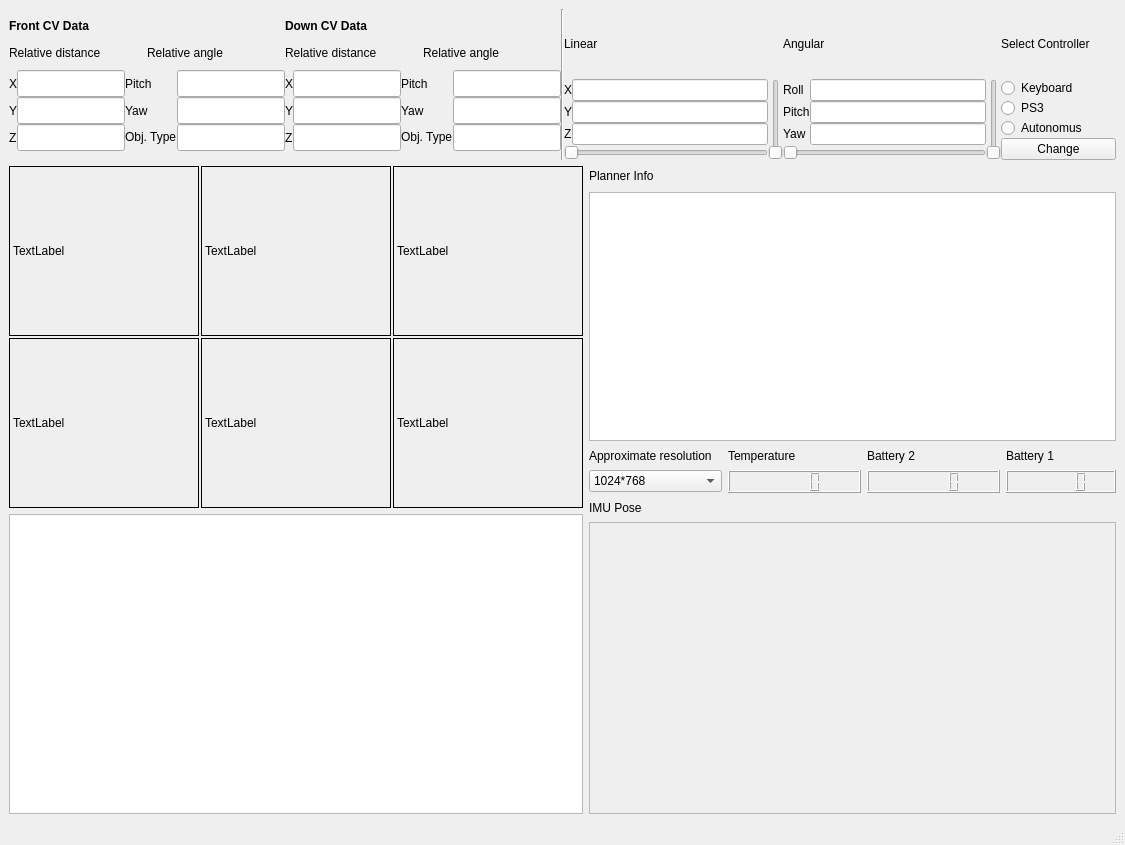
<?xml version="1.0" encoding="UTF-8"?>
<ui version="4.0">
 <class>RoboticsMain</class>
 <widget class="QMainWindow" name="RoboticsMain">
  <property name="geometry">
   <rect>
    <x>0</x>
    <y>0</y>
    <width>1125</width>
    <height>845</height>
   </rect>
  </property>
  <property name="windowTitle">
   <string>Robotics Diagnostics and Testing</string>
  </property>
  <property name="windowIcon">
   <iconset>
    <normaloff>:/Images/Only-Logo.png</normaloff>:/Images/Only-Logo.png</iconset>
  </property>
  <widget class="QWidget" name="centralwidget">
   <layout class="QGridLayout" name="gridLayout_7">
    <item row="0" column="0">
     <layout class="QGridLayout" name="gridLayout_4">
      <item row="0" column="0">
       <widget class="QFrame" name="frame_2">
        <property name="maximumSize">
         <size>
          <width>16777215</width>
          <height>151</height>
         </size>
        </property>
        <property name="frameShape">
         <enum>QFrame::NoFrame</enum>
        </property>
        <property name="frameShadow">
         <enum>QFrame::Raised</enum>
        </property>
        <property name="lineWidth">
         <number>0</number>
        </property>
        <layout class="QGridLayout" name="gridLayout_3">
         <property name="leftMargin">
          <number>0</number>
         </property>
         <property name="topMargin">
          <number>0</number>
         </property>
         <property name="rightMargin">
          <number>0</number>
         </property>
         <property name="bottomMargin">
          <number>0</number>
         </property>
         <property name="spacing">
          <number>0</number>
         </property>
         <item row="0" column="0">
          <layout class="QHBoxLayout" name="horizontalLayout_3">
           <item>
            <layout class="QVBoxLayout" name="verticalLayout_3">
             <item>
              <layout class="QHBoxLayout" name="horizontalLayout_2">
               <item>
                <widget class="QLabel" name="label_2">
                 <property name="maximumSize">
                  <size>
                   <width>16777215</width>
                   <height>17</height>
                  </size>
                 </property>
                 <property name="text">
                  <string>&lt;html&gt;&lt;head/&gt;&lt;body&gt;&lt;p&gt;&lt;span style=&quot; font-weight:600;&quot;&gt;Front CV Data&lt;/span&gt;&lt;/p&gt;&lt;/body&gt;&lt;/html&gt;</string>
                 </property>
                </widget>
               </item>
               <item>
                <widget class="QLabel" name="label_3">
                 <property name="maximumSize">
                  <size>
                   <width>282</width>
                   <height>17</height>
                  </size>
                 </property>
                 <property name="text">
                  <string>&lt;html&gt;&lt;head/&gt;&lt;body&gt;&lt;p&gt;&lt;span style=&quot; font-weight:600;&quot;&gt;Down CV Data&lt;/span&gt;&lt;/p&gt;&lt;/body&gt;&lt;/html&gt;</string>
                 </property>
                </widget>
               </item>
              </layout>
             </item>
             <item>
              <layout class="QHBoxLayout" name="horizontalLayout">
               <item>
                <widget class="QLabel" name="label_7">
                 <property name="maximumSize">
                  <size>
                   <width>16777215</width>
                   <height>17</height>
                  </size>
                 </property>
                 <property name="text">
                  <string>Relative distance</string>
                 </property>
                </widget>
               </item>
               <item>
                <widget class="QLabel" name="label_6">
                 <property name="maximumSize">
                  <size>
                   <width>16777215</width>
                   <height>17</height>
                  </size>
                 </property>
                 <property name="text">
                  <string>Relative angle</string>
                 </property>
                </widget>
               </item>
               <item>
                <widget class="QLabel" name="label_22">
                 <property name="maximumSize">
                  <size>
                   <width>16777215</width>
                   <height>17</height>
                  </size>
                 </property>
                 <property name="text">
                  <string>Relative distance</string>
                 </property>
                </widget>
               </item>
               <item>
                <widget class="QLabel" name="label_26">
                 <property name="maximumSize">
                  <size>
                   <width>16777215</width>
                   <height>17</height>
                  </size>
                 </property>
                 <property name="text">
                  <string>Relative angle</string>
                 </property>
                </widget>
               </item>
              </layout>
             </item>
             <item>
              <layout class="QGridLayout" name="gridLayout">
               <item row="0" column="0">
                <widget class="QLabel" name="label_8">
                 <property name="maximumSize">
                  <size>
                   <width>16777215</width>
                   <height>27</height>
                  </size>
                 </property>
                 <property name="text">
                  <string>X</string>
                 </property>
                </widget>
               </item>
               <item row="0" column="1">
                <widget class="QLineEdit" name="front_x">
                 <property name="maximumSize">
                  <size>
                   <width>16777215</width>
                   <height>27</height>
                  </size>
                 </property>
                </widget>
               </item>
               <item row="0" column="2">
                <widget class="QLabel" name="label_21">
                 <property name="maximumSize">
                  <size>
                   <width>16777215</width>
                   <height>27</height>
                  </size>
                 </property>
                 <property name="text">
                  <string>Pitch</string>
                 </property>
                </widget>
               </item>
               <item row="0" column="3">
                <widget class="QLineEdit" name="front_pitch">
                 <property name="maximumSize">
                  <size>
                   <width>16777215</width>
                   <height>27</height>
                  </size>
                 </property>
                </widget>
               </item>
               <item row="0" column="4">
                <widget class="QLabel" name="label_24">
                 <property name="text">
                  <string>X</string>
                 </property>
                </widget>
               </item>
               <item row="0" column="5">
                <widget class="QLineEdit" name="down_x">
                 <property name="maximumSize">
                  <size>
                   <width>16777215</width>
                   <height>27</height>
                  </size>
                 </property>
                </widget>
               </item>
               <item row="0" column="6">
                <widget class="QLabel" name="label_28">
                 <property name="maximumSize">
                  <size>
                   <width>16777215</width>
                   <height>27</height>
                  </size>
                 </property>
                 <property name="text">
                  <string>Pitch</string>
                 </property>
                </widget>
               </item>
               <item row="0" column="7">
                <widget class="QLineEdit" name="down_pitch">
                 <property name="maximumSize">
                  <size>
                   <width>16777215</width>
                   <height>27</height>
                  </size>
                 </property>
                </widget>
               </item>
               <item row="1" column="0">
                <widget class="QLabel" name="label_9">
                 <property name="maximumSize">
                  <size>
                   <width>16777215</width>
                   <height>27</height>
                  </size>
                 </property>
                 <property name="text">
                  <string>Y</string>
                 </property>
                </widget>
               </item>
               <item row="1" column="1">
                <widget class="QLineEdit" name="front_y">
                 <property name="maximumSize">
                  <size>
                   <width>16777215</width>
                   <height>27</height>
                  </size>
                 </property>
                </widget>
               </item>
               <item row="1" column="2">
                <widget class="QLabel" name="label_20">
                 <property name="maximumSize">
                  <size>
                   <width>16777215</width>
                   <height>27</height>
                  </size>
                 </property>
                 <property name="text">
                  <string>Yaw</string>
                 </property>
                </widget>
               </item>
               <item row="1" column="3">
                <widget class="QLineEdit" name="front_yaw">
                 <property name="maximumSize">
                  <size>
                   <width>16777215</width>
                   <height>27</height>
                  </size>
                 </property>
                </widget>
               </item>
               <item row="1" column="4">
                <widget class="QLabel" name="label_25">
                 <property name="text">
                  <string>Y</string>
                 </property>
                </widget>
               </item>
               <item row="1" column="5">
                <widget class="QLineEdit" name="down_y">
                 <property name="maximumSize">
                  <size>
                   <width>16777215</width>
                   <height>27</height>
                  </size>
                 </property>
                </widget>
               </item>
               <item row="1" column="6">
                <widget class="QLabel" name="label_27">
                 <property name="maximumSize">
                  <size>
                   <width>16777215</width>
                   <height>27</height>
                  </size>
                 </property>
                 <property name="text">
                  <string>Yaw</string>
                 </property>
                </widget>
               </item>
               <item row="1" column="7">
                <widget class="QLineEdit" name="down_aw">
                 <property name="maximumSize">
                  <size>
                   <width>16777215</width>
                   <height>27</height>
                  </size>
                 </property>
                </widget>
               </item>
               <item row="2" column="0">
                <widget class="QLabel" name="label_10">
                 <property name="maximumSize">
                  <size>
                   <width>16777215</width>
                   <height>27</height>
                  </size>
                 </property>
                 <property name="text">
                  <string>Z</string>
                 </property>
                </widget>
               </item>
               <item row="2" column="1">
                <widget class="QLineEdit" name="front_z">
                 <property name="maximumSize">
                  <size>
                   <width>16777215</width>
                   <height>27</height>
                  </size>
                 </property>
                </widget>
               </item>
               <item row="2" column="2">
                <widget class="QLabel" name="label">
                 <property name="maximumSize">
                  <size>
                   <width>16777215</width>
                   <height>27</height>
                  </size>
                 </property>
                 <property name="text">
                  <string>&lt;html&gt;&lt;head/&gt;&lt;body&gt;&lt;p&gt;Obj. Type&lt;/p&gt;&lt;/body&gt;&lt;/html&gt;</string>
                 </property>
                </widget>
               </item>
               <item row="2" column="3">
                <widget class="QLineEdit" name="front_objType">
                 <property name="maximumSize">
                  <size>
                   <width>16777215</width>
                   <height>27</height>
                  </size>
                 </property>
                </widget>
               </item>
               <item row="2" column="4">
                <widget class="QLabel" name="label_23">
                 <property name="text">
                  <string>Z</string>
                 </property>
                </widget>
               </item>
               <item row="2" column="5">
                <widget class="QLineEdit" name="down_z">
                 <property name="maximumSize">
                  <size>
                   <width>16777215</width>
                   <height>27</height>
                  </size>
                 </property>
                </widget>
               </item>
               <item row="2" column="6">
                <widget class="QLabel" name="label_29">
                 <property name="maximumSize">
                  <size>
                   <width>16777215</width>
                   <height>27</height>
                  </size>
                 </property>
                 <property name="text">
                  <string>&lt;html&gt;&lt;head/&gt;&lt;body&gt;&lt;p&gt;Obj. Type&lt;/p&gt;&lt;/body&gt;&lt;/html&gt;</string>
                 </property>
                </widget>
               </item>
               <item row="2" column="7">
                <widget class="QLineEdit" name="down_objType">
                 <property name="maximumSize">
                  <size>
                   <width>16777215</width>
                   <height>27</height>
                  </size>
                 </property>
                </widget>
               </item>
              </layout>
             </item>
            </layout>
           </item>
           <item>
            <widget class="Line" name="line_2">
             <property name="orientation">
              <enum>Qt::Vertical</enum>
             </property>
            </widget>
           </item>
           <item>
            <layout class="QGridLayout" name="linear_cmd_vel" rowstretch="1,3,1" columnstretch="1,1">
             <item row="2" column="0">
              <widget class="QSlider" name="linearHorizantal">
               <property name="orientation">
                <enum>Qt::Horizontal</enum>
               </property>
              </widget>
             </item>
             <item row="1" column="1" rowspan="2">
              <widget class="QSlider" name="linearVertical">
               <property name="orientation">
                <enum>Qt::Vertical</enum>
               </property>
              </widget>
             </item>
             <item row="1" column="0">
              <layout class="QGridLayout" name="gridLayout_2">
               <item row="0" column="1">
                <widget class="QLineEdit" name="linearX"/>
               </item>
               <item row="0" column="0">
                <widget class="QLabel" name="label_11">
                 <property name="text">
                  <string>X</string>
                 </property>
                </widget>
               </item>
               <item row="1" column="1">
                <widget class="QLineEdit" name="linearY"/>
               </item>
               <item row="2" column="1">
                <widget class="QLineEdit" name="linearZ"/>
               </item>
               <item row="1" column="0">
                <widget class="QLabel" name="label_12">
                 <property name="text">
                  <string>Y</string>
                 </property>
                </widget>
               </item>
               <item row="2" column="0">
                <widget class="QLabel" name="label_13">
                 <property name="text">
                  <string>Z</string>
                 </property>
                </widget>
               </item>
              </layout>
             </item>
             <item row="0" column="0">
              <widget class="QLabel" name="label_17">
               <property name="text">
                <string>Linear</string>
               </property>
              </widget>
             </item>
            </layout>
           </item>
           <item>
            <layout class="QGridLayout" name="angularcmd_vel" rowstretch="1,0,0">
             <property name="sizeConstraint">
              <enum>QLayout::SetFixedSize</enum>
             </property>
             <item row="1" column="0">
              <layout class="QGridLayout" name="gridLayout_5">
               <item row="0" column="1">
                <widget class="QLineEdit" name="angularX"/>
               </item>
               <item row="0" column="0">
                <widget class="QLabel" name="label_14">
                 <property name="text">
                  <string>Roll</string>
                 </property>
                </widget>
               </item>
               <item row="1" column="1">
                <widget class="QLineEdit" name="angularY"/>
               </item>
               <item row="2" column="1">
                <widget class="QLineEdit" name="angularZ"/>
               </item>
               <item row="1" column="0">
                <widget class="QLabel" name="label_15">
                 <property name="text">
                  <string>Pitch</string>
                 </property>
                </widget>
               </item>
               <item row="2" column="0">
                <widget class="QLabel" name="label_16">
                 <property name="text">
                  <string>Yaw</string>
                 </property>
                </widget>
               </item>
              </layout>
             </item>
             <item row="2" column="0">
              <widget class="QSlider" name="angularHorizantal">
               <property name="orientation">
                <enum>Qt::Horizontal</enum>
               </property>
              </widget>
             </item>
             <item row="0" column="0">
              <widget class="QLabel" name="label_18">
               <property name="text">
                <string>Angular</string>
               </property>
              </widget>
             </item>
             <item row="1" column="1" rowspan="2">
              <widget class="QSlider" name="angularVertical">
               <property name="orientation">
                <enum>Qt::Vertical</enum>
               </property>
              </widget>
             </item>
            </layout>
           </item>
           <item>
            <layout class="QVBoxLayout" name="controller_select">
             <item>
              <widget class="QLabel" name="label_19">
               <property name="minimumSize">
                <size>
                 <width>115</width>
                 <height>0</height>
                </size>
               </property>
               <property name="maximumSize">
                <size>
                 <width>115</width>
                 <height>16777215</height>
                </size>
               </property>
               <property name="text">
                <string>Select Controller</string>
               </property>
              </widget>
             </item>
             <item>
              <widget class="QRadioButton" name="keyboardControl">
               <property name="minimumSize">
                <size>
                 <width>115</width>
                 <height>0</height>
                </size>
               </property>
               <property name="maximumSize">
                <size>
                 <width>115</width>
                 <height>16777215</height>
                </size>
               </property>
               <property name="text">
                <string>Keyboard</string>
               </property>
              </widget>
             </item>
             <item>
              <widget class="QRadioButton" name="manualControl">
               <property name="minimumSize">
                <size>
                 <width>115</width>
                 <height>0</height>
                </size>
               </property>
               <property name="maximumSize">
                <size>
                 <width>115</width>
                 <height>16777215</height>
                </size>
               </property>
               <property name="text">
                <string>PS3</string>
               </property>
              </widget>
             </item>
             <item>
              <widget class="QRadioButton" name="autonomousControl">
               <property name="minimumSize">
                <size>
                 <width>115</width>
                 <height>0</height>
                </size>
               </property>
               <property name="maximumSize">
                <size>
                 <width>115</width>
                 <height>16777215</height>
                </size>
               </property>
               <property name="text">
                <string>Autonomus</string>
               </property>
              </widget>
             </item>
             <item>
              <widget class="QPushButton" name="attemptPS3">
               <property name="minimumSize">
                <size>
                 <width>115</width>
                 <height>0</height>
                </size>
               </property>
               <property name="maximumSize">
                <size>
                 <width>115</width>
                 <height>16777215</height>
                </size>
               </property>
               <property name="text">
                <string>Change</string>
               </property>
              </widget>
             </item>
            </layout>
           </item>
          </layout>
         </item>
        </layout>
       </widget>
      </item>
      <item row="1" column="0">
       <layout class="QHBoxLayout" name="horizontalLayout_4">
        <item>
         <layout class="QVBoxLayout" name="verticalLayout">
          <item>
           <layout class="QGridLayout" name="vid_array">
            <property name="spacing">
             <number>2</number>
            </property>
            <item row="0" column="0">
             <widget class="QLabel" name="preLeft">
              <property name="minimumSize">
               <size>
                <width>190</width>
                <height>170</height>
               </size>
              </property>
              <property name="maximumSize">
               <size>
                <width>190</width>
                <height>170</height>
               </size>
              </property>
              <property name="frameShape">
               <enum>QFrame::Box</enum>
              </property>
              <property name="text">
               <string>TextLabel</string>
              </property>
              <property name="scaledContents">
               <bool>true</bool>
              </property>
             </widget>
            </item>
            <item row="0" column="1">
             <widget class="QLabel" name="preRight">
              <property name="minimumSize">
               <size>
                <width>190</width>
                <height>170</height>
               </size>
              </property>
              <property name="maximumSize">
               <size>
                <width>190</width>
                <height>170</height>
               </size>
              </property>
              <property name="frameShape">
               <enum>QFrame::Box</enum>
              </property>
              <property name="text">
               <string>TextLabel</string>
              </property>
              <property name="scaledContents">
               <bool>true</bool>
              </property>
             </widget>
            </item>
            <item row="0" column="2">
             <widget class="QLabel" name="preBottom">
              <property name="minimumSize">
               <size>
                <width>190</width>
                <height>170</height>
               </size>
              </property>
              <property name="maximumSize">
               <size>
                <width>190</width>
                <height>170</height>
               </size>
              </property>
              <property name="frameShape">
               <enum>QFrame::Box</enum>
              </property>
              <property name="text">
               <string>TextLabel</string>
              </property>
              <property name="scaledContents">
               <bool>true</bool>
              </property>
             </widget>
            </item>
            <item row="1" column="0">
             <widget class="QLabel" name="postLeft">
              <property name="minimumSize">
               <size>
                <width>190</width>
                <height>170</height>
               </size>
              </property>
              <property name="maximumSize">
               <size>
                <width>190</width>
                <height>170</height>
               </size>
              </property>
              <property name="frameShape">
               <enum>QFrame::Box</enum>
              </property>
              <property name="text">
               <string>TextLabel</string>
              </property>
              <property name="scaledContents">
               <bool>true</bool>
              </property>
             </widget>
            </item>
            <item row="1" column="1">
             <widget class="QLabel" name="postRight">
              <property name="minimumSize">
               <size>
                <width>190</width>
                <height>170</height>
               </size>
              </property>
              <property name="maximumSize">
               <size>
                <width>190</width>
                <height>170</height>
               </size>
              </property>
              <property name="frameShape">
               <enum>QFrame::Box</enum>
              </property>
              <property name="text">
               <string>TextLabel</string>
              </property>
              <property name="scaledContents">
               <bool>true</bool>
              </property>
             </widget>
            </item>
            <item row="1" column="2">
             <widget class="QLabel" name="posBottom">
              <property name="minimumSize">
               <size>
                <width>190</width>
                <height>170</height>
               </size>
              </property>
              <property name="maximumSize">
               <size>
                <width>190</width>
                <height>170</height>
               </size>
              </property>
              <property name="frameShape">
               <enum>QFrame::Box</enum>
              </property>
              <property name="text">
               <string>TextLabel</string>
              </property>
              <property name="scaledContents">
               <bool>true</bool>
              </property>
             </widget>
            </item>
           </layout>
          </item>
          <item>
           <widget class="GraphicsLayoutWidget" name="imugraphics">
            <property name="enabled">
             <bool>true</bool>
            </property>
            <property name="minimumSize">
             <size>
              <width>0</width>
              <height>0</height>
             </size>
            </property>
            <property name="maximumSize">
             <size>
              <width>1920</width>
              <height>980</height>
             </size>
            </property>
           </widget>
          </item>
         </layout>
        </item>
        <item>
         <layout class="QVBoxLayout" name="verticalLayout_2">
          <item>
           <widget class="QLabel" name="label_30">
            <property name="maximumSize">
             <size>
              <width>16777215</width>
              <height>20</height>
             </size>
            </property>
            <property name="text">
             <string>Planner Info</string>
            </property>
           </widget>
          </item>
          <item>
           <widget class="QTextEdit" name="logObject">
            <property name="sizePolicy">
             <sizepolicy hsizetype="Expanding" vsizetype="Fixed">
              <horstretch>0</horstretch>
              <verstretch>0</verstretch>
             </sizepolicy>
            </property>
            <property name="minimumSize">
             <size>
              <width>210</width>
              <height>0</height>
             </size>
            </property>
            <property name="maximumSize">
             <size>
              <width>1220223</width>
              <height>12312312</height>
             </size>
            </property>
           </widget>
          </item>
          <item>
           <layout class="QVBoxLayout" name="verticalLayout_5">
            <item>
             <layout class="QGridLayout" name="gridLayout_6" columnstretch="0,0,0,0" columnminimumwidth="1,1,1,0">
              <item row="1" column="0">
               <widget class="QComboBox" name="resSelect">
                <property name="toolTip">
                 <string>&lt;html&gt;&lt;head/&gt;&lt;body&gt;&lt;p&gt;Approximate resolution to set the size of the video displays&lt;/p&gt;&lt;/body&gt;&lt;/html&gt;</string>
                </property>
                <item>
                 <property name="text">
                  <string>1024*768</string>
                 </property>
                </item>
                <item>
                 <property name="text">
                  <string>1280*720</string>
                 </property>
                </item>
                <item>
                 <property name="text">
                  <string>1920x1080</string>
                 </property>
                </item>
               </widget>
              </item>
              <item row="1" column="3">
               <widget class="QLCDNumber" name="bat_lcd1"/>
              </item>
              <item row="1" column="1">
               <widget class="QLCDNumber" name="temp_ind"/>
              </item>
              <item row="0" column="1">
               <widget class="QLabel" name="label_31">
                <property name="text">
                 <string>Temperature</string>
                </property>
               </widget>
              </item>
              <item row="0" column="3">
               <widget class="QLabel" name="bat_lbl">
                <property name="minimumSize">
                 <size>
                  <width>0</width>
                  <height>17</height>
                 </size>
                </property>
                <property name="maximumSize">
                 <size>
                  <width>110</width>
                  <height>17</height>
                 </size>
                </property>
                <property name="text">
                 <string>Battery 1</string>
                </property>
               </widget>
              </item>
              <item row="0" column="0">
               <widget class="QLabel" name="label_5">
                <property name="maximumSize">
                 <size>
                  <width>16777215</width>
                  <height>17</height>
                 </size>
                </property>
                <property name="text">
                 <string>Approximate resolution</string>
                </property>
               </widget>
              </item>
              <item row="1" column="2">
               <widget class="QLCDNumber" name="bat_lcd2"/>
              </item>
              <item row="0" column="2">
               <widget class="QLabel" name="label_32">
                <property name="text">
                 <string>Battery 2</string>
                </property>
               </widget>
              </item>
             </layout>
            </item>
           </layout>
          </item>
          <item>
           <widget class="QLabel" name="label_4">
            <property name="maximumSize">
             <size>
              <width>16777215</width>
              <height>17</height>
             </size>
            </property>
            <property name="text">
             <string>IMU Pose</string>
            </property>
           </widget>
          </item>
          <item>
           <widget class="QFrame" name="frame">
            <property name="minimumSize">
             <size>
              <width>419</width>
              <height>292</height>
             </size>
            </property>
            <property name="frameShape">
             <enum>QFrame::StyledPanel</enum>
            </property>
            <property name="frameShadow">
             <enum>QFrame::Raised</enum>
            </property>
            <layout class="QGridLayout" name="gridLayout_8">
             <item row="0" column="0">
              <layout class="QVBoxLayout" name="poseVizFrame">
               <property name="sizeConstraint">
                <enum>QLayout::SetDefaultConstraint</enum>
               </property>
              </layout>
             </item>
            </layout>
           </widget>
          </item>
         </layout>
        </item>
       </layout>
      </item>
     </layout>
    </item>
   </layout>
   <zorder></zorder>
  </widget>
  <widget class="QMenuBar" name="menubar">
   <property name="geometry">
    <rect>
     <x>0</x>
     <y>0</y>
     <width>1125</width>
     <height>25</height>
    </rect>
   </property>
  </widget>
  <widget class="QStatusBar" name="statusbar"/>
 </widget>
 <customwidgets>
  <customwidget>
   <class>GraphicsLayoutWidget</class>
   <extends>QGraphicsView</extends>
   <header>pyqtgraph</header>
  </customwidget>
 </customwidgets>
 <resources/>
 <connections/>
</ui>
